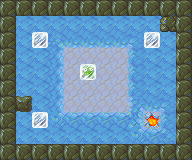

This game map was drawn from its Tiled (.tmx) file and the tilesets committed beside it. A one-line description and the trimmed map source follow:
An orthogonal 12x10 tile map with 16x16 px tiles, 4 tile layers (Bottom, Floor, FloorTop, Blocks), 5 tilesets.

<map version="1.0" orientation="orthogonal" width="12" height="10" tilewidth="16" tileheight="16">
 <tileset firstgid="1" name="ground" tilewidth="16" tileheight="16">
  <image source="assets/tileset-ground.png" width="48" height="16" />
 </tileset>
 <tileset firstgid="4" name="misc" tilewidth="16" tileheight="16">
  <image source="assets/tileset-misc.png" width="64" height="16" />
  <tile id="3">
   <properties>
    <property name="goal" value="true" />
   </properties>
  </tile>
 </tileset>
 <tileset firstgid="8" name="pushblocks" tilewidth="16" tileheight="16">
  <image source="assets/tileset-pushblocks.png" width="48" height="16" />
  <tile id="1">
   <properties>
    <property name="goal" value="true" />
    <property name="sprite" value="assets/frozen.sprite" />
   </properties>
  </tile>
 </tileset>
 <tileset firstgid="11" name="rocks" tilewidth="16" tileheight="16">
  <properties>
   <property name="collision" value="true" />
  </properties>
  <image source="assets/tileset-rocks.png" width="256" height="48" />
 </tileset>
 <tileset firstgid="59" name="slippery" tilewidth="16" tileheight="16">
  <properties>
   <property name="slippery_block" value="true" />
   <property name="slippery_player" value="true" />
  </properties>
  <image source="assets/tileset-slippery.png" width="256" height="48" />
 </tileset>
 <layer name="Bottom" width="12" height="10">
  <data>[120 cells, 120 non-empty, 2 distinct tile ids]</data>
 </layer>
 <layer name="Floor" width="12" height="10">
  <properties>
   <property name="player_offset_y" value="-1" />
   <property name="player_sprite" value="assets/dino.sprite" />
   <property name="start_x" value="4" />
   <property name="start_y" value="3" />
  </properties>
  <data>[120 cells, 65 non-empty, 12 distinct tile ids]</data>
 </layer>
 <layer name="FloorTop" width="12" height="10">
  <data>[120 cells, 42 non-empty, 3 distinct tile ids]</data>
 </layer>
 <layer name="Blocks" width="12" height="10">
  <data>[120 cells, 4 non-empty, 2 distinct tile ids]</data>
 </layer>
</map>
